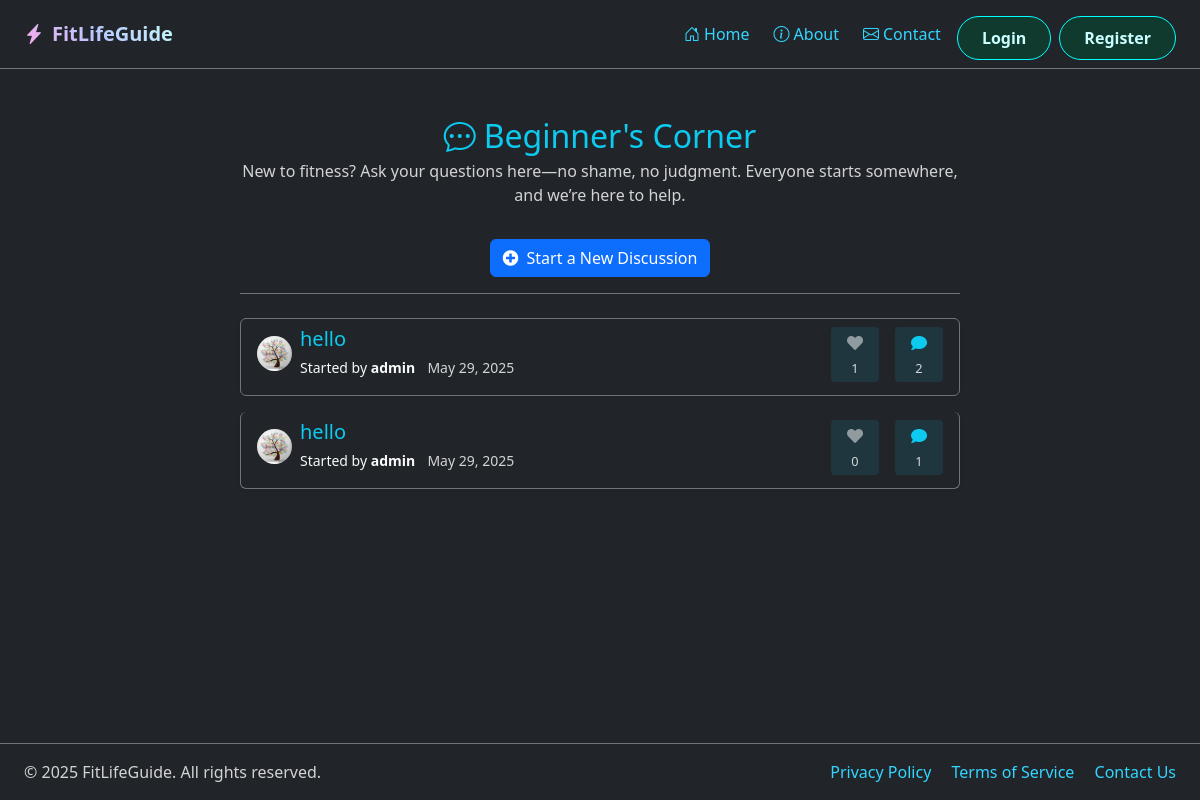
The app's page /forum/beinners-corner/ with its own data.
### community/models.py (models this page shows, shortened)
class Forum(models.Model):
    name = models.CharField(max_length=100, unique=True)
    description = models.TextField(blank=True)
    slug = models.SlugField(unique=True, blank=True)
    class Meta:
        verbose_name_plural = "Forums"
        ordering = ['name']

class Thread(models.Model):
    forum = models.ForeignKey(Forum, on_delete=models.CASCADE, related_name='threads')
    title = models.CharField(max_length=200)
    slug = models.SlugField(unique=True, blank=True)
    author = models.ForeignKey(User, on_delete=models.CASCADE, related_name='threads')
    content = models.TextField(default='')
    created_at = models.DateTimeField(auto_now_add=True)
    likes = models.ManyToManyField(User, related_name='thread_likes', blank=True)
    class Meta:
        ordering = ['-created_at']
    def total_likes(self):
        return self.likes.count()

### users/models.py (models this page shows, shortened)
class Profile(models.Model):
    STATUS_CHOICES = [
        ('💪', 'Working Out'),
        ('🏃', 'Running'),
        ('🧘', 'Meditating'),
        ('🥗', 'Eating Healthy'),
        ('😴', 'Resting'),
        ('🎯', 'Focused'),
        ('🌟', 'Feeling Great'),
        ('🔋', 'Low Energy'),
        ('🎮', 'Taking a Break'),
        ('📚', 'Learning'),
    ]
    user = models.OneToOneField(User, on_delete=models.CASCADE)
    location = models.CharField(max_length=100, blank=True)
    bio = models.TextField(max_length=500, blank=True)
    birth_date = models.DateField(null=True, blank=True)
    avatar = models.ImageField(upload_to='profile_pics', default='profile_pics/default-avatar.png')
    cover_image = models.ImageField(upload_to='cover_pics', default='cover_pics/default-cover.jpg')
    status = models.CharField(max_length=2, choices=STATUS_CHOICES, default='🌟')
    status_updated_at = models.DateTimeField(auto_now=True)

### community/views.py (the view)
# urls.py: path('forum/<slug:slug>/', views.forum_threads, name='forum_threads'),
def forum_threads(request, slug):
    forum = get_object_or_404(Forum, slug=slug)
    threads = forum.threads.select_related('author', 'author__profile').prefetch_related('likes').order_by('-created_at')
    return render(request, 'community/forum_threads.html', {'forum': forum, 'threads': threads})

### community/templates/community/forum_threads.html (shortened to what this page needs)
{% extends 'mainpage/base.html' %}
{% load static %}
{% block content %}
<div class="d-flex justify-content-center my-5 px-3">
  <div class="w-100" style="max-width: 720px;">
    <div class="mb-4 pb-3 border-bottom border-secondary text-center">
      <h2 class="text-info mb-1">
        <i class="bi bi-chat-dots me-2"></i>{{ forum.name }}
      </h2>
      <p class="text-light-emphasis">{{ forum.description }}</p>
      <a href="{% url 'thread_create' forum.slug %}" class="btn btn-primary mt-3">
        <i class="fas fa-plus-circle me-2"></i>Start a New Discussion
      </a>
    </div>
    {% if threads %}
    <div class="list-group">
      {% for thread in threads %}
      <div class="list-group-item mb-3 rounded bg-dark border-secondary text-light shadow-sm thread-card">
        <div class="d-flex justify-content-between align-items-start">
          <div class="flex-grow-1">
            <div class="d-flex align-items-center mb-2">
              <img src="{{ thread.author.profile.avatar.url }}" alt="{{ thread.author.username }}'s avatar"
                   class="rounded-circle me-2" style="width: 35px; height: 35px; object-fit: cover;">
              <div>
                <a href="{% url 'thread_detail' thread.slug %}" class="text-decoration-none">
                  <h5 class="mb-1 text-info">{{ thread.title }}</h5>
                </a>
                <div class="mt-1">
                  <small class="text-light">Started by <strong>{{ thread.author.username }}</strong></small>
                  <small class="text-light-emphasis ms-2">{{ thread.created_at|date:"M d, Y" }}</small>
                </div>
              </div>
            </div>
          </div>
          <div class="d-flex align-items-center ms-3">
            {% if user.is_authenticated %}
            <form action="{% url 'like_thread' thread.slug %}" method="post" class="me-3">
              {% csrf_token %}
              <button type="submit" class="thread-stat like-btn {% if user in thread.likes.all %}liked{% endif %}">
                <i class="fas fa-heart"></i>
                <span class="d-block like-count">{{ thread.total_likes }}</span>
              </button>
            </form>
            {% else %}
            <a href="{% url 'login' %}" class="thread-stat me-3 no-hover">
              <i class="fas fa-heart"></i>
              <span class="d-block">{{ thread.total_likes }}</span>
            </a>
            {% endif %}
            <a href="{% url 'thread_detail' thread.slug %}#replies" class="thread-stat">
              <i class="fas fa-comment"></i>
              <span class="d-block">{{ thread.posts.count }}</span>
            </a>
          </div>
        </div>
      </div>
      {% endfor %}
    </div>
    {% else %}
    <div class="alert alert-info mt-4 text-center">
      <i class="bi bi-info-circle me-2"></i>No discussions yet. Be the first to start one!
    </div>
    {% endif %}
  </div>
</div>
<link rel="stylesheet" href="https://cdnjs.cloudflare.com/ajax/libs/font-awesome/5.15.4/css/all.min.css">
{% endblock %}

### mainpage/static/mainpage/styles.css (style rules this page uses)
.list-group-item { border: none; }

### community/templates/community/forum_threads.html (style rules this page uses)
.thread-card { transition: 0.3s ease; border: 1px solid rgba(255, 255, 255, 0.1); }
.thread-stat { background-color: rgba(13, 202, 240, 0.1); padding: 0.25rem 0.75rem; border-radius: 0.25rem; text-align: center; min-width: 48px; text-decoration: none; border: none; cursor: pointer; transition: all 0.2s ease; color: #fff; }
.thread-stat .fa-heart { color: rgba(255, 255, 255, 0.5); font-size: 1rem; transition: all 0.2s ease; }
.thread-stat .fa-comment { color: #0dcaf0; font-size: 1rem; transition: transform 0.2s ease; }
.thread-stat span { font-size: 0.8rem; color: rgba(255, 255, 255, 0.8); margin-top: 0.2rem; }

### mainpage/templates/mainpage/base.html (style rules this page uses)
.text-light-emphasis { color: rgba(255, 255, 255, 0.8) !important; }

### records on screen
Forum: name "Beginner's Corner", description "New to fitness? Ask your questions here—no shame, no judgment. Everyone starts somewhere, and we’re here to help."
Thread: author.profile.avatar (picture), title "hello", author.username "admin", created_at "May 29, 2025", total_likes "1", posts.count "2"
Thread: author.profile.avatar (picture), title "hello", author.username "admin", created_at "May 29, 2025", total_likes "0", posts.count "1"
